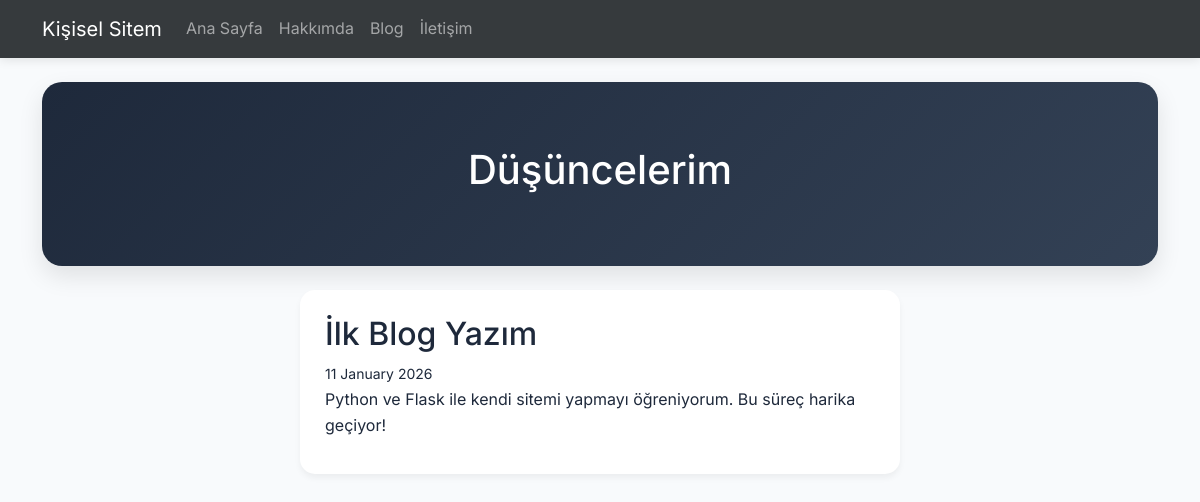
/blog, run on an earlier commit of the app's database.
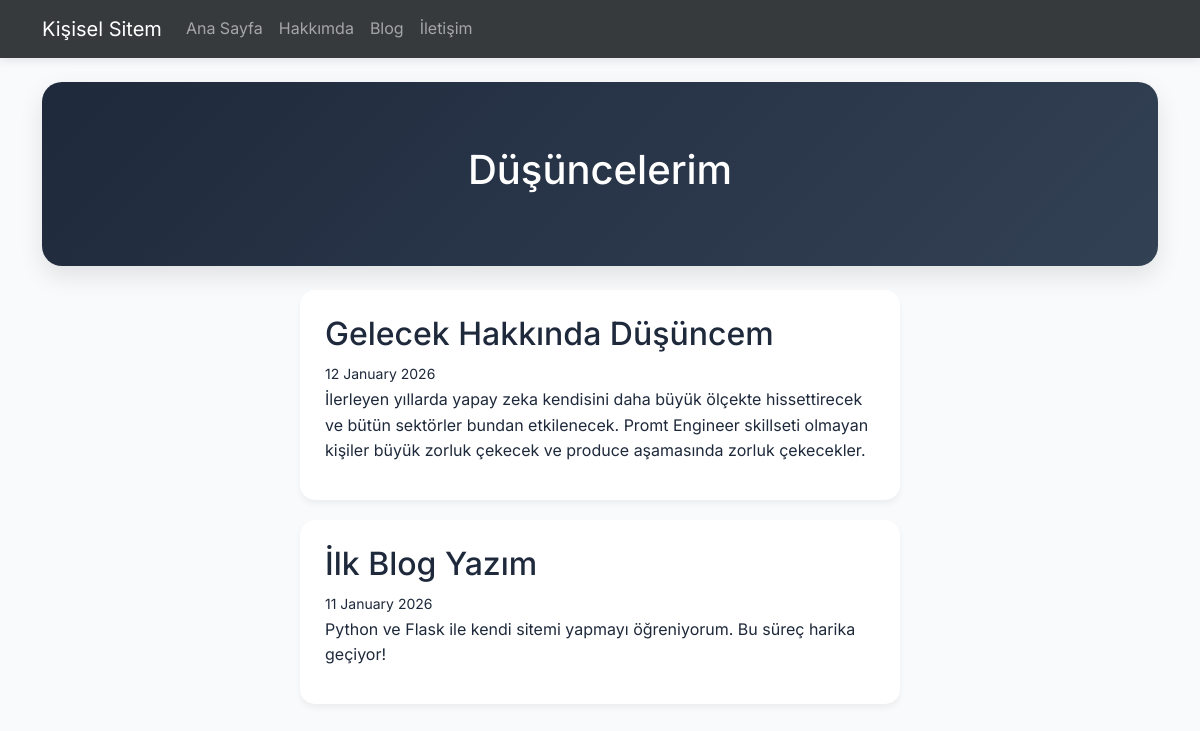
And on a later commit of the database.
### app.py (models this page shows)
class Yazi(db.Model):
    id = db.Column(db.Integer, primary_key=True)
    baslik = db.Column(db.String(200), nullable=False)
    icerik = db.Column(db.Text, nullable=False)
    tarih = db.Column(db.DateTime, default=datetime.utcnow)

### app.py (the view)
@app.route('/blog')
def blog():
    yazilar = Yazi.query.order_by(Yazi.tarih.desc()).all()
    return render_template("blog.html", yazilar=yazilar)

### templates/blog.html (shortened to what this page needs)
{% extends "base.html" %}
{% block header %}<h1>Düşüncelerim</h1>{% endblock %}
{% block content %}
    {% for yazi in yazilar %}
        <article style="text-align: left; max-width: 600px; margin: 20px auto; border-bottom: 1px solid #ddd; padding-bottom: 20px;">
            <h2>{{ yazi.baslik }}</h2>
            <small>{{ yazi.tarih.strftime('%d %B %Y') }}</small>
            <p>{{ yazi.icerik }}</p>
        </article>
    {% else %}
        <p>Henüz bir yazı paylaşılmadı.</p>
    {% endfor %}
{% endblock %}

### templates/base.html (shortened to what this page needs)
<!DOCTYPE html>
<html lang="tr">
<head>
    <link href="https://cdn.jsdelivr.net/npm/bootstrap@5.3.0/dist/css/bootstrap.min.css" rel="stylesheet">
    <link rel="stylesheet" href="{{ url_for('static', filename='style.css') }}">
</head>
<body>
    <nav class="navbar navbar-expand-lg navbar-dark bg-dark mb-4">
        <div class="container">
            <a class="navbar-brand" href="/">Kişisel Sitem</a>
            <div class="collapse navbar-collapse" id="navbarNav">
                <div class="navbar-nav">
                    <a class="nav-link" href="/">Ana Sayfa</a>
                    <a class="nav-link" href="/hakkimda">Hakkımda</a>
                    <a class="nav-link" href="/blog">Blog</a>
                    <a class="nav-link" href="/iletisim">İletişim</a>
                </div>
            </div>
        </div>
    </nav>
    <div class="container">
        <header class="mb-4">
            {% block header %}{% endblock %}
        </header>
        <main>
            {% block content %}{% endblock %}
        </main>
    </div>
</body>
</html>

### static/style.css (style rules this page uses)
:root { --primary-color: #2563eb; --secondary-color: #64748b; --bg-color: #f8fafc; --text-color: #1e293b; --card-bg: rgba(255, 255, 255, 0.8); }
body { font-family: 'Inter', sans-serif; background-color: var(--bg-color); color: var(--text-color); line-height: 1.6; margin: 0; display: block; height: auto; }
.navbar { backdrop-filter: blur(10px); background-color: rgba(33, 37, 41, 0.9) !important; box-shadow: 0 2px 10px rgba(0,0,0,0.1); }
header { background: linear-gradient(135deg, #1e293b 0%, #334155 100%); color: white; padding: 4rem 2rem; border-radius: 20px; margin-bottom: 30px; text-align: center; box-shadow: 0 10px 25px rgba(0,0,0,0.1); }
article, .mesaj-kart { background: white; border: none !important; border-radius: 15px; padding: 25px; margin-bottom: 25px; transition: transform 0.3s ease, box-shadow 0.3s ease; box-shadow: 0 4px 6px rgba(0,0,0,0.05); }

What changed in the data, as far as the page shows it:
added Yazi: baslik "Gelecek Hakkında Düşüncem", tarih "12 January 2026", icerik "İlerleyen yıllarda yapay zeka kendisini daha büyük ölçekte hissettirecek ve bütün sektörler bundan etkilenecek. Promt Engineer skillseti olmayan kişiler büyük zorluk çekecek ve produce aşamasında zorluk çekecekler."
